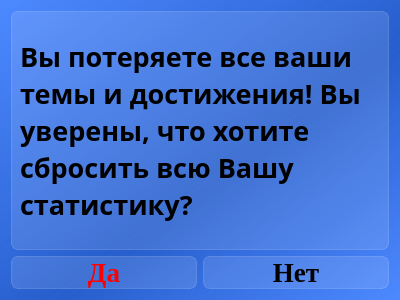
<?xml version="1.0" encoding="UTF-8"?>
<ui version="4.0">
 <class>Dialog_accept_restart_statistics</class>
 <widget class="QDialog" name="Dialog_accept_restart_statistics">
  <property name="geometry">
   <rect>
    <x>0</x>
    <y>0</y>
    <width>400</width>
    <height>300</height>
   </rect>
  </property>
  <property name="windowTitle">
   <string>Сброс статистики</string>
  </property>
  <property name="styleSheet">
   <string notr="true">background-color: qlineargradient(spread:pad, x1:1, y1:1, x2:0, y2:0, stop:0 rgba(77, 137, 255, 255), stop:0.427447 rgba(37, 93, 204, 235), stop:1 rgba(77, 137, 255, 255));
font-family: Liberation Serif;</string>
  </property>
  <layout class="QVBoxLayout" name="verticalLayout">
   <item>
    <widget class="QLabel" name="label_really_restart">
     <property name="styleSheet">
      <string notr="true">text-align: center;
font-weight: bold;
font-size: 20pt;
background-color: rgba(255, 255, 255, 30);
border: 1px solid rgba(255, 255, 255, 40);
border-radius: 7px;
font-family: Libration Serif;</string>
     </property>
     <property name="text">
      <string>Вы потеряете все ваши темы и достижения! Вы уверены, что хотите сбросить всю Вашу статистику?</string>
     </property>
     <property name="scaledContents">
      <bool>false</bool>
     </property>
     <property name="wordWrap">
      <bool>true</bool>
     </property>
    </widget>
   </item>
   <item>
    <layout class="QHBoxLayout" name="horizontalLayout">
     <item>
      <widget class="QPushButton" name="pushButton_yes">
       <property name="styleSheet">
        <string notr="true">QPushButton {
font-weight: bold;
font-size: 20pt;
text-align: center;
color: red;
background-color: rgba(255, 255, 255, 30);
border: 1px solid rgba(255, 255, 255, 40);
border-radius: 7px;
}

QPushButton:hover {
background-color: rgba(255, 255, 255, 40);
}
QPushButton:pressed {
background-color: rgba(255, 255, 255, 70);
}</string>
       </property>
       <property name="text">
        <string>Да</string>
       </property>
      </widget>
     </item>
     <item>
      <widget class="QPushButton" name="pushButton_no">
       <property name="styleSheet">
        <string notr="true">QPushButton {
font-weight: bold;
font-size: 20pt;
text-align: center;
background-color: rgba(255, 255, 255, 30);
border: 1px solid rgba(255, 255, 255, 40);
border-radius: 7px;
}

QPushButton:hover {
background-color: rgba(255, 255, 255, 40);
}
QPushButton:pressed {
background-color: rgba(255, 255, 255, 70);
}</string>
       </property>
       <property name="text">
        <string>Нет</string>
       </property>
      </widget>
     </item>
    </layout>
   </item>
  </layout>
 </widget>
 <resources/>
 <connections/>
</ui>
